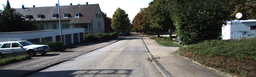
#> input picture images/hough/images/uu_000043.png, 256 x 77 px, shrunk from 1242 x 375 before the run
$ jupyter execute PRAC_3_IFAM.ipynb
#> lines starting #> are read from the running program, lines starting #| are printed output that depends on the picture; after the words box and inside, x2 and y2 are one past the last pixel; in counts of white or black regions, pixels touching at a corner belong together
[cell 1]
#transformada de hough (sin usar librerías)

import numpy as np
import matplotlib.pyplot as plt
import cv2
import math

[cell 2]
#Función para aplicar el filtro de convolución con padding
def convolucion(img, kernel):
    #Obtenemos las dimensiones de la imagen y del kernel
    img_h, img_w = img.shape
    kernel_h, kernel_w = kernel.shape
    #Calculamos el padding
    pad_h = int((kernel_h - 1) / 2)
    pad_w = int((kernel_w - 1) / 2)
    #Creamos una imagen con padding
    img_pad = np.zeros((img_h + (2 * pad_h), img_w + (2 * pad_w)))
    #Copiamos la imagen original en la imagen con padding
    img_pad[pad_h:img_h + pad_h, pad_w:img_w + pad_w] = img
    #Creamos una imagen con las dimensiones de la imagen original
    img_conv = np.zeros(img.shape)
    #Aplicamos el filtro de convolución
    for i in range(img_h):
        for j in range(img_w):
            img_conv[i, j] = np.sum(img_pad[i:i + kernel_h, j:j + kernel_w] * kernel)
    return img_conv

#Se toma el código de arriba para crear la función canny
def canny(img):
    #Se aplica el filtro gaussiano a la imagen para suavizarla
    gauss_kernel = np.array([[1, 4, 6, 4, 1], [4, 16, 24, 16, 4], [6, 24, 36, 24, 6], [4, 16, 24, 16, 4],
                            [1, 4, 6, 4, 1]]) / 256

    #Se convierte la imagen a escala de grises
    img_gauss = convolucion(img, gauss_kernel)

    #Se aplica el filtro de Sobel para obtener la magnitud del gradiente
    sobel_kernel_x = np.array([[-1, 0, 1], [-2, 0, 2], [-1, 0, 1]])
    sobel_kernel_y = np.array([[-1, -2, -1], [0, 0, 0], [1, 2, 1]])
    sobel_kernel_diag = np.array([[-2, -1, 0], [-1, 0, 1], [0, 1, 2]])
    sobel_kernel_diag2 = np.array([[0, 1, 2], [-1, 0, 1], [-2, -1, 0]])

    img_sobel_x = convolucion(img_gauss, sobel_kernel_x)
    img_sobel_y = convolucion(img_gauss, sobel_kernel_y)
    img_sobel_diag = convolucion(img_gauss, sobel_kernel_diag)
    img_sobel_diag2 = convolucion(img_gauss, sobel_kernel_diag2)

    img_sobel = np.sqrt(np.power(img_sobel_x, 2) + np.power(img_sobel_y, 2) + np.power(img_sobel_diag, 2) + np.power(img_sobel_diag2, 2))

    #Se aplica el filtro de no máximos para afinar los bordes
    img_nms = np.zeros(img_sobel.shape)
    for i in range(1, img_sobel.shape[0] - 1):

        for j in range(1, img_sobel.shape[1] - 1):
            #Se calcula el ángulo del gradiente
            ang = np.arctan2(img_sobel_y[i, j], img_sobel_x[i, j]) * 180 / np.pi
            #Se comprueba el ángulo del gradiente y se compara con los píxeles vecinos
            if (ang < 22.5 and ang > -22.5) or (ang > 157.5 and ang < -157.5):
                if img_sobel[i, j] > img_sobel[i, j + 1] and img_sobel[i, j] > img_sobel[i, j - 1]:
                    img_nms[i, j] = img_sobel[i, j]
            elif (ang > 22.5 and ang < 67.5) or (ang < -112.5 and ang > -157.5):
                if img_sobel[i, j] > img_sobel[i + 1, j + 1] and img_sobel[i, j] > img_sobel[i - 1, j - 1]:
                    img_nms[i, j] = img_sobel[i, j]
            elif (ang > 67.5 and ang < 112.5) or (ang < -67.5 and ang > -112.5):
                if img_sobel[i, j] > img_sobel[i + 1, j] and img_sobel[i, j] > img_sobel[i - 1, j]:
                    img_nms[i, j] = img_sobel[i, j]
            elif (ang > 112.5 and ang < 157.5) or (ang < -22.5 and ang > -67.5):
                if img_sobel[i, j] > img_sobel[i - 1, j + 1] and img_sobel[i, j] > img_sobel[i + 1, j - 1]:
                    img_nms[i, j] = img_sobel[i, j]

    #Se aplica el umbral para eliminar los píxeles que no son bordes
    umbral = 0.15* np.max(img_nms)
    img_umbral = np.zeros(img_nms.shape)
    for i in range(img_nms.shape[0]):
        for j in range(img_nms.shape[1]):
            if img_nms[i, j] > umbral:
                img_umbral[i, j] = 1

    #Se aplica el algoritmo de Hysteresis para eliminar los píxeles que no son bordes
    img_hysteresis = np.zeros(img_umbral.shape)
    for i in range(1, img_umbral.shape[0] - 1):
        for j in range(1, img_umbral.shape[1] - 1):
            if img_umbral[i, j] == 1:
                if img_umbral[i - 1, j - 1] == 1 or img_umbral[i - 1, j] == 1 or img_umbral[i - 1, j + 1] == 1 or img_umbral[i, j - 1] == 1 or img_umbral[i, j + 1] == 1 or img_umbral[i + 1, j - 1] == 1 or img_umbral[i + 1, j] == 1 or img_umbral[i + 1, j + 1] == 1:
                    img_hysteresis[i, j] = 1
    # Aplicar umbral para obtener una imagen binaria
    img_binaria = (img_hysteresis > 0).astype(np.uint8)

    return img_binaria


#Transformada de Hough
def hough_transform(img):
    # Rho and Theta ranges
    thetas = np.deg2rad(np.arange(0, 360))

    width, height = img.shape
    diag_len = int(np.ceil(np.sqrt(width * width + height * height)))  # max_dist
    rhos = np.linspace(-diag_len, diag_len, int(diag_len * 2.0))


    # Cache some resuable values
    cos_t = np.cos(thetas)
    sin_t = np.sin(thetas)
    num_thetas = len(thetas)
    #print(num_thetas)

    # Hough accumulator array of theta vs rho
    accumulator = np.zeros((2 * diag_len, num_thetas), dtype=np.uint8)
    y_idxs, x_idxs = np.nonzero(img)  # (row, col) indexes to edges
    #print(y_idxs)
    #print(x_idxs)

    # Vote in the hough accumulator
    for i in range(len(x_idxs)):
        x = x_idxs[i]
        y = y_idxs[i]
        for t_idx in range(num_thetas):
            #print(t_idx)
            # Calculate rho. diag_len is added for a positive index
            rho = int(round(x * cos_t[t_idx] + y * sin_t[t_idx]) + diag_len)
            accumulator[rho, t_idx] += 1

    return accumulator, thetas, rhos

[cell 3]
#abrir imagen
img = cv2.imread('images/hough/images/uu_000043.png',1)
#> img is the input picture: shape (77, 256, 3); mean B, G, R 93.3, 97.7, 95.9

#mostrar imagen original
plt.imshow(img, cmap='gray')
plt.show()


img_bw = cv2.cvtColor(img, cv2.COLOR_BGR2GRAY)
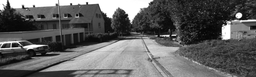
#> img_bw: shape (77, 256); min 0, max 255, mean 96.6
#aplicar canny
img_canny = canny(img_bw)
#> in convolucion (call 2), `img_pad[pad_h:img_h + pad_h, pad_w:img_w + pad_w] = img`:
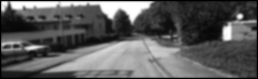
#> img_pad: shape (79, 258) float64; min 0, max 255, mean 92
#> after the loop in convolucion (call 2), `for i in range(img_h):`:
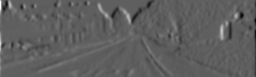
#> img_conv: shape (77, 256) float64; min -554.3, max 928.1, mean -0.2; drawn with min black and max white
#> after the loop in convolucion (call 3), `for i in range(img_h):`:
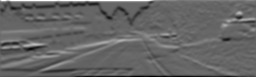
#> img_conv: shape (77, 256) float64; min -644.6, max 956.2, mean -2.1; drawn with min black and max white
#> after the loop in convolucion (call 4), `for i in range(img_h):`:
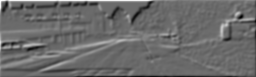
#> img_conv: shape (77, 256) float64; min -565.9, max 776.2, mean -1.8; drawn with min black and max white
#> after the loop in convolucion (call 5), `for i in range(img_h):`:
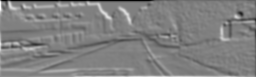
#> img_conv: shape (77, 256) float64; min -735.6, max 726.4, mean 1.4; drawn with min black and max white
#> in canny, `img_sobel = np.sqrt(np.power(img_sobel_x, 2) + np.power(img_sobel_y, 2..`:
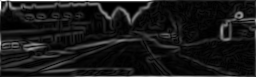
#> img_sobel: shape (77, 256) float64; min 0, max 1394, mean 138.9; drawn with min black and max white
#> after the loop in canny, `for i in range(1, img_sobel.shape[0] - 1):`:
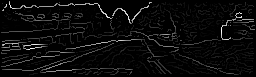
#> img_nms: shape (77, 256) float64; min 0, max 853.2, mean 38.1; drawn with min black and max white
#> in canny, `umbral = 0.15* np.max(img_nms)`: umbral = 128
#> after the loop in canny, `for i in range(img_nms.shape[0]):`:
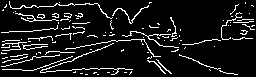
#> img_umbral: shape (77, 256) float64; values 0 (black) and 1 (white), 9.7% white in thin lines or dots
#> after the loop in canny, `for i in range(1, img_umbral.shape[0] - 1):`: img_hysteresis: shape (77, 256) float64; values 0 (black) and 1 (white), 9.6% white in thin lines or dots


#Se muestra la imagen canny
plt.imshow(img_canny, cmap='gray')
plt.show()

[cell 4]
#aplicar hough
accumulator, thetas, rhos = hough_transform(img_canny)
#> in hough_transform, `y_idxs, x_idxs = np.nonzero(img)`: y_idxs = 1890 values from 1 to 74; x_idxs = 1890 values, max 254 at index 540, min 1 at index 687, mean 101.8
#> the loop in hough_transform, `for i in range(len(x_idxs)):` made 1890 passes
#> (x, y) on passes 1 to 3: (9, 1), (9, 2), (149, 2)
#> after the loop in hough_transform, `for i in range(len(x_idxs)):`:
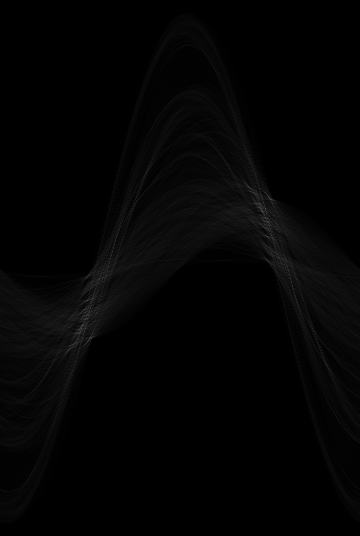
#> accumulator: shape (536, 360); min 0, max 79, mean 3.5
#> thetas = 360 values from 0 to 6.27; rhos = 536 values from -268 to 268

#umbral para la detección de líneas
umbral = 170

#detección de líneas
lines = []
for i in range(accumulator.shape[0]):
    for j in range(accumulator.shape[1]):
        if accumulator[i, j] > umbral:
            lines.append([i, j])
#> after the loop, lines = []

#dibujar líneas
for i in range(len(lines)):
    rho = rhos[lines[i][0]]
    theta = thetas[lines[i][1]]
    a = np.cos(theta)
    b = np.sin(theta)
    x0 = a * rho
    y0 = b * rho
    pt1 = (int(x0 + 1000*(-b)), int(y0 + 1000*(a)))
    pt2 = (int(x0 - 1000*(-b)), int(y0 - 1000*(a)))
    cv2.line(img, pt1, pt2, (255,0,0), 10, cv2.LINE_AA)


img_rgb = cv2.cvtColor(img, cv2.COLOR_BGR2RGB)
#mostrar imagen
plt.imshow(img_rgb)
plt.show()

$ run again, with images/hough/images/uu_000007.png copied over images/hough/images/uu_000043.png
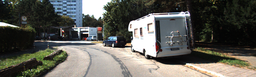
#> input picture images/hough/images/uu_000007.png, 256 x 77 px, shrunk from 1242 x 375 before the run
#> img is the input picture: shape (77, 256, 3); mean B, G, R 86.9, 93.6, 94.3
#> img_pad: shape (79, 258) float64
#> after the loop in canny, `for i in range(1, img_sobel.shape[0] - 1):`:
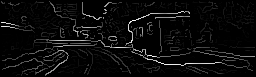
#> img_nms: shape (77, 256) float64; min 0, max 860.8, mean 38.3; drawn with min black and max white
#> umbral = 129.1
#> after the loop in canny, `for i in range(img_nms.shape[0]):`:
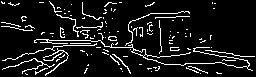
#> img_umbral: shape (77, 256) float64; values 0 (black) and 1 (white), 9.2% white in thin lines or dots
#> img_canny: shape (77, 256); values 0 (black) and 1 (white), 9.1% white in thin lines or dots
#> y_idxs = 1792 values from 1 to 75; x_idxs = 1792 values, max 254 at index 1294, min 1 at index 0, mean 113.6
#> the loop in hough_transform, `for i in range(len(x_idxs)):` made 1792 passes
#> (x, y) on passes 1 to 3: (1, 1), (49, 1), (1, 2)
#> `accumulator, thetas, rhos = hough_transform(img_canny)`: thetas = 360 values from 0 to 6.27; rhos = 536 values from -268 to 268

$ run again, with images/hough/images/uu_000008.png copied over images/hough/images/uu_000043.png
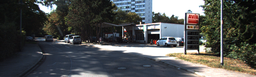
#> input picture images/hough/images/uu_000008.png, 256 x 77 px, shrunk from 1242 x 375 before the run
#> img is the input picture: shape (77, 256, 3); mean B, G, R 80.5, 81.4, 79.4
#> img_pad: shape (79, 258) float64
#> umbral = 124.5
#> after the loop in canny, `for i in range(img_nms.shape[0]):`:
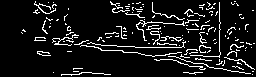
#> img_umbral: shape (77, 256) float64; values 0 (black) and 1 (white), 9.6% white in thin lines or dots, all inside (x1, y1, x2, y2) = (21, 1, 255, 76)
#> y_idxs = 1864 values from 1 to 75; x_idxs = 1864 values, max 254 at index 1068, min 21 at index 704, mean 152.3
#> the loop in hough_transform, `for i in range(len(x_idxs)):` made 1864 passes
#> (x, y) on passes 1 to 3: (35, 1), (110, 1), (234, 1)
#> `accumulator, thetas, rhos = hough_transform(img_canny)`: thetas = 360 values from 0 to 6.27; rhos = 536 values from -268 to 268
